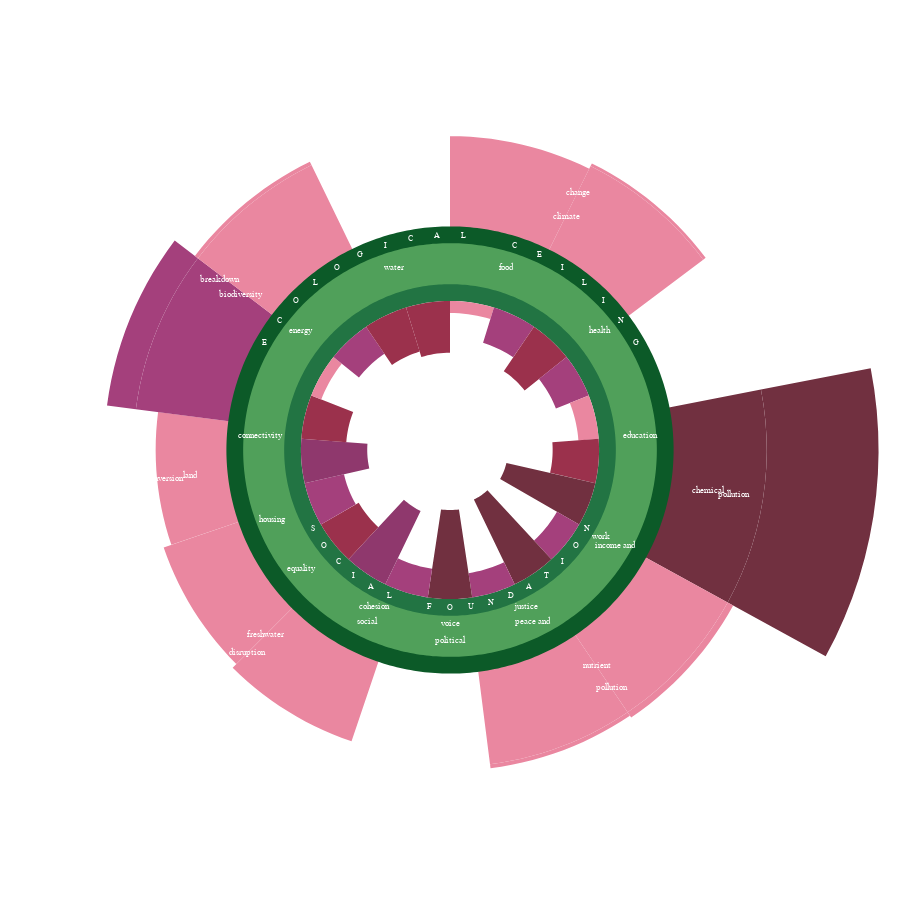

The notebook cell saved with this chart:
### Markdown cell above
Σχεδίαση της πράσινης διαχωριστικής ζώνης μεταξύ οικολογικών κοινωνικών, στο εσωτερικό της οποίας θα αναγράφονται τα dimensions των κοινωνικών δεικτών.

### Code cell
# GREEN ZONE
thetas_ring = np.linspace(0, 360, 400)
theta_ring  = np.concatenate([thetas_ring, thetas_ring[::-1]])

r_outer_fill = np.full_like(thetas_ring, r_out_social_ring - 0.02)
r_inner_fill = np.full_like(thetas_ring, r_in_social_ring + 0.02)
r_vals_fill  = np.concatenate([r_outer_fill, r_inner_fill[::-1]])
fig.add_trace(go.Scatterpolar(
    r=r_vals_fill, theta=theta_ring, mode="lines",
    fill="toself",
    fillcolor="rgba(80,160,90,1)",
    line=dict(width=0),
    hoverinfo="skip"
))

r_outer = np.full_like(thetas_ring, r_out_social_ring)
r_inner = np.full_like(thetas_ring, r_out_social_ring - 0.18)
r_vals  = np.concatenate([r_outer, r_inner[::-1]])
fig.add_trace(go.Scatterpolar(
    r=r_vals, theta=theta_ring, mode="lines",
    fill="toself",
    fillcolor="rgba(12,90,40,1)",
    line=dict(width=0),
    hoverinfo="skip"
))

r_outer2 = np.full_like(thetas_ring, r_in_social_ring + 0.18)
r_inner2 = np.full_like(thetas_ring, r_in_social_ring)
r_vals2  = np.concatenate([r_outer2, r_inner2[::-1]])
fig.add_trace(go.Scatterpolar(
    r=r_vals2, theta=theta_ring, mode="lines",
    fill="toself",
    fillcolor="rgba(34,116,67,1)",
    line=dict(width=0),
    hoverinfo="skip"
))

# SOCIAL RING
for i in range(n_soc):
    theta1, theta2 = angles_soc[i], angles_soc[i + 1]
    thetas = np.linspace(theta1, theta2, 10)
    theta  = np.concatenate([thetas, thetas[::-1]])

    r_outer = np.full_like(thetas, r_out_arr_soc[i])
    r_inner = np.full_like(thetas, r_in_arr_soc[i])
    r_vals  = np.concatenate([r_outer, r_inner[::-1]])

    vn        = v_soc_norm[i]
    fillcolor = soc_to_color(vn)

    ind_name = soc_valid["indicator"].iloc[i]
    title    = social_titles_by_indicator.get(ind_name, ind_name)

    fig.add_trace(go.Scatterpolar(
        r=r_vals,
        theta=theta,
        mode="lines",
        fill="toself",
        fillcolor=fillcolor,
        line=dict(width=0),
        hoverinfo="text",
        text=(
            f"{title}: {soc_valid['last_value'].iloc[i]:.2f}<br>"
        )
    ))

# DIMENSIONS
dim_angles = {}
for i in range(n_soc):
    dim = soc_valid["dimension"].iloc[i]
    theta1, theta2 = angles_soc[i], angles_soc[i + 1]
    mid = (theta1 + theta2) / 2.0
    dim_angles.setdefault(dim, []).append(mid)

for dim, mids in dim_angles.items():
    theta_mid = np.mean(mids)

    words = dim.split()
    if len(words) > 2:
        words = [" ".join(words[:-1]), words[-1]]

    r_base = (r_in_social_ring + r_out_social_ring) / 2 + 0.05
    line_offsets = [0.0, -0.18]

    for j, w in enumerate(words):
        r_here = r_base + (line_offsets[j] if j < len(line_offsets) else 0)

        fig.add_trace(go.Scatterpolar(
            r=[r_here],
            theta=[theta_mid],
            mode="text",
            text=[w],
            textfont=dict(color="white", size=9, family="Times New Roman"),
            hoverinfo="skip"
        ))

# green rings
text_sf = "SOCIAL FOUNDATION"
n_sf = len(text_sf)
angles_sf = np.linspace(210, 330, n_sf)
r_text_sf = (r_out_social_ring + r_in_social_ring) / 2 - 0.3

fig.add_trace(go.Scatterpolar(
    r=[r_text_sf] * n_sf,
    theta=angles_sf,
    mode="text",
    text=list(text_sf),
    line=dict(width=0),
    textfont=dict(color="white", size=8, family="Times New Roman"),
    hoverinfo="skip"
))

text_ec = "ECOLOGICAL CEILING"
n_ec = len(text_ec)
angles_ec = np.linspace(150, 30, n_ec)
r_text_ec = r_in_eco + 0.20

fig.add_trace(go.Scatterpolar(
    r=[r_text_ec] * n_ec,
    theta=angles_ec,
    mode="text",
    text=list(text_ec),
    line=dict(width=0),
    textfont=dict(color="white", size=8, family="Times New Roman"),
    hoverinfo="skip"
))

# FIG LAYOUT
fig.update_layout(
    width=900,   # ή 1000
    height=900,
    hoverlabel=dict(
        bgcolor="white",
        font_color="black",
        bordercolor="black"
    ),
    showlegend=False,
    paper_bgcolor="white",
    plot_bgcolor="white",
    polar=dict(
        bgcolor="white",
        radialaxis=dict(visible=False, showline=False, showgrid=False,
                        range=[0, r_max_extra * 1.05]),
        angularaxis=dict(
            visible=False,
            showline=False,
            showgrid=False
        )
    ),
    margin=dict(l=0, r=0, t=0, b=0)
)

fig.show()

### Figure 1 — Plotly figure (JSON) as saved in the notebook; plotly's stock layout.template omitted (floating-point values rounded to 4 significant figures; data arrays with more than 128 entries replaced by an {"elided": "..."} marker saying what was removed)
{"data": [{"fill": "toself", "fillcolor": "#ea87a0", "hoverinfo": "text", "line": {"width": 0}, "mode": "lines", "r": [3.368, 3.368, 3.368, 3.368, 3.368, 3.368, 3.368, 3.368, 3.368, 3.368, 3.368, 3.368, 3.368, 3.368, 3.368, 2.1, 2.1, 2.1, 2.1, 2.1, 2.1, 2.1, 2.1, 2.1, 2.1, 2.1, 2.1, 2.1, 2.1, 2.1], "text": "CO₂ concentration: 0.94%", "theta": [90.0, 88.12, 86.24, 84.36, 82.47, 80.59, 78.71, 76.83, 74.95, 73.07, 71.19, 69.3, 67.42, 65.54, 63.66, 63.66, 65.54, 67.42, 69.3, 71.19, 73.07, 74.95, 76.83, 78.71, 80.59, 82.47, 84.36, 86.24, 88.12, 90.0], "type": "scatterpolar"}, {"fill": "toself", "fillcolor": "#ea87a0", "hoverinfo": "text", "line": {"width": 0}, "mode": "lines", "r": [3.4, 3.4, 3.4, 3.4, 3.4, 3.4, 3.4, 3.4, 3.4, 3.4, 3.4, 3.4, 3.4, 3.4, 3.4, 2.1, 2.1, 2.1, 2.1, 2.1, 2.1, 2.1, 2.1, 2.1, 2.1, 2.1, 2.1, 2.1, 2.1, 2.1], "text": "Radiative forcing: 1.83%", "theta": [63.66, 61.75, 59.84, 57.93, 56.02, 54.12, 52.21, 50.3, 48.39, 46.48, 44.57, 42.66, 40.75, 38.84, 36.93, 36.93, 38.84, 40.75, 42.66, 44.57, 46.48, 48.39, 50.3, 52.21, 54.12, 56.02, 57.93, 59.84, 61.75, 63.66], "type": "scatterpolar"}, {"fill": "toself", "fillcolor": "#ea87a0", "hoverinfo": "skip", "line": {"width": 0}, "mode": "lines", "r": [3.432, 3.432, 3.432, 3.432, 3.432, 3.432, 3.432, 3.432, 3.432, 3.432, 3.432, 3.432, 3.432, 3.432, 3.432, 3.4, 3.4, 3.4, 3.4, 3.4, 3.4, 3.4, 3.4, 3.4, 3.4, 3.4, 3.4, 3.4, 3.4, 3.4], "theta": [63.66, 61.75, 59.84, 57.93, 56.02, 54.12, 52.21, 50.3, 48.39, 46.48, 44.57, 42.66, 40.75, 38.84, 36.93, 36.93, 38.84, 40.75, 42.66, 44.57, 46.48, 48.39, 50.3, 52.21, 54.12, 56.02, 57.93, 59.84, 61.75, 63.66], "type": "scatterpolar"}, {"fill": "toself", "fillcolor": "#f4a0b7", "hoverinfo": "text", "line": {"width": 0}, "mode": "lines", "r": [2.1, 2.1, 2.1, 2.1, 2.1, 2.1, 2.1, 2.1, 2.1, 2.1, 2.1, 2.1, 2.1, 2.1, 2.1, 2.1, 2.1, 2.1, 2.1, 2.1, 2.1, 2.1, 2.1, 2.1, 2.1, 2.1, 2.1, 2.1, 2.1, 2.1], "text": "Ocean acidification: -0.06%", "theta": [36.93, 35.08, 33.23, 31.38, 29.52, 27.67, 25.82, 23.97, 22.12, 20.26, 18.41, 16.56, 14.71, 12.86, 11.0, 11.0, 12.86, 14.71, 16.56, 18.41, 20.26, 22.12, 23.97, 25.82, 27.67, 29.52, 31.38, 33.23, 35.08, 36.93], "type": "scatterpolar"}, {"fill": "toself", "fillcolor": "#713040", "hoverinfo": "text", "line": {"width": 0}, "mode": "lines", "r": [3.4, 3.4, 3.4, 3.4, 3.4, 3.4, 3.4, 3.4, 3.4, 3.4, 3.4, 3.4, 3.4, 3.4, 3.4, 2.1, 2.1, 2.1, 2.1, 2.1, 2.1, 2.1, 2.1, 2.1, 2.1, 2.1, 2.1, 2.1, 2.1, 2.1], "text": "Hazardous chemicals production: 31.74%", "theta": [11.0, 8.163, 5.322, 2.481, -0.3599, -3.201, -6.042, -8.883, -11.72, -14.57, -17.41, -20.25, -23.09, -25.93, -28.77, -28.77, -25.93, -23.09, -20.25, -17.41, -14.57, -11.72, -8.883, -6.042, -3.201, -0.3599, 2.481, 5.322, 8.163, 11.0], "type": "scatterpolar"}, {"fill": "toself", "fillcolor": "#713040", "hoverinfo": "skip", "line": {"width": 0}, "mode": "lines", "r": [4.6, 4.6, 4.6, 4.6, 4.6, 4.6, 4.6, 4.6, 4.6, 4.6, 4.6, 4.6, 4.6, 4.6, 4.6, 3.4, 3.4, 3.4, 3.4, 3.4, 3.4, 3.4, 3.4, 3.4, 3.4, 3.4, 3.4, 3.4, 3.4, 3.4], "theta": [11.0, 8.163, 5.322, 2.481, -0.3599, -3.201, -6.042, -8.883, -11.72, -14.57, -17.41, -20.25, -23.09, -25.93, -28.77, -28.77, -25.93, -23.09, -20.25, -17.41, -14.57, -11.72, -8.883, -6.042, -3.201, -0.3599, 2.481, 5.322, 8.163, 11.0], "type": "scatterpolar"}, {"fill": "toself", "fillcolor": "#ea87a0", "hoverinfo": "text", "line": {"width": 0}, "mode": "lines", "r": [3.4, 3.4, 3.4, 3.4, 3.4, 3.4, 3.4, 3.4, 3.4, 3.4, 3.4, 3.4, 3.4, 3.4, 3.4, 2.1, 2.1, 2.1, 2.1, 2.1, 2.1, 2.1, 2.1, 2.1, 2.1, 2.1, 2.1, 2.1, 2.1, 2.1], "text": "Phosphorus pollution: 2.73%", "theta": [-28.77, -30.71, -32.64, -34.58, -36.52, -38.46, -40.39, -42.33, -44.27, -46.2, -48.14, -50.08, -52.02, -53.95, -55.89, -55.89, -53.95, -52.02, -50.08, -48.14, -46.2, -44.27, -42.33, -40.39, -38.46, -36.52, -34.58, -32.64, -30.71, -28.77], "type": "scatterpolar"}, {"fill": "toself", "fillcolor": "#ea87a0", "hoverinfo": "skip", "line": {"width": 0}, "mode": "lines", "r": [3.468, 3.468, 3.468, 3.468, 3.468, 3.468, 3.468, 3.468, 3.468, 3.468, 3.468, 3.468, 3.468, 3.468, 3.468, 3.4, 3.4, 3.4, 3.4, 3.4, 3.4, 3.4, 3.4, 3.4, 3.4, 3.4, 3.4, 3.4, 3.4, 3.4], "theta": [-28.77, -30.71, -32.64, -34.58, -36.52, -38.46, -40.39, -42.33, -44.27, -46.2, -48.14, -50.08, -52.02, -53.95, -55.89, -55.89, -53.95, -52.02, -50.08, -48.14, -46.2, -44.27, -42.33, -40.39, -38.46, -36.52, -34.58, -32.64, -30.71, -28.77], "type": "scatterpolar"}, {"fill": "toself", "fillcolor": "#ea87a0", "hoverinfo": "text", "line": {"width": 0}, "mode": "lines", "r": [3.4, 3.4, 3.4, 3.4, 3.4, 3.4, 3.4, 3.4, 3.4, 3.4, 3.4, 3.4, 3.4, 3.4, 3.4, 2.1, 2.1, 2.1, 2.1, 2.1, 2.1, 2.1, 2.1, 2.1, 2.1, 2.1, 2.1, 2.1, 2.1, 2.1], "text": "Nitrogen pollution: 2.12%", "theta": [-55.89, -57.81, -59.73, -61.64, -63.56, -65.48, -67.4, -69.32, -71.23, -73.15, -75.07, -76.99, -78.91, -80.82, -82.74, -82.74, -80.82, -78.91, -76.99, -75.07, -73.15, -71.23, -69.32, -67.4, -65.48, -63.56, -61.64, -59.73, -57.81, -55.89], "type": "scatterpolar"}, {"fill": "toself", "fillcolor": "#ea87a0", "hoverinfo": "skip", "line": {"width": 0}, "mode": "lines", "r": [3.444, 3.444, 3.444, 3.444, 3.444, 3.444, 3.444, 3.444, 3.444, 3.444, 3.444, 3.444, 3.444, 3.444, 3.444, 3.4, 3.4, 3.4, 3.4, 3.4, 3.4, 3.4, 3.4, 3.4, 3.4, 3.4, 3.4, 3.4, 3.4, 3.4], "theta": [-55.89, -57.81, -59.73, -61.64, -63.56, -65.48, -67.4, -69.32, -71.23, -73.15, -75.07, -76.99, -78.91, -80.82, -82.74, -82.74, -80.82, -78.91, -76.99, -75.07, -73.15, -71.23, -69.32, -67.4, -65.48, -63.56, -61.64, -59.73, -57.81, -55.89], "type": "scatterpolar"}, {"fill": "toself", "fillcolor": "#f4a0b7", "hoverinfo": "text", "line": {"width": 0}, "mode": "lines", "r": [2.1, 2.1, 2.1, 2.1, 2.1, 2.1, 2.1, 2.1, 2.1, 2.1, 2.1, 2.1, 2.1, 2.1, 2.1, 2.1, 2.1, 2.1, 2.1, 2.1, 2.1, 2.1, 2.1, 2.1, 2.1, 2.1, 2.1, 2.1, 2.1, 2.1], "text": "Air pollution: -0.29%", "theta": [-82.74, -84.59, -86.45, -88.3, -90.15, -92.0, -93.85, -95.71, -97.56, -99.41, -101.3, -103.1, -105.0, -106.8, -108.7, -108.7, -106.8, -105.0, -103.1, -101.3, -99.41, -97.56, -95.71, -93.85, -92.0, -90.15, -88.3, -86.45, -84.59, -82.74], "type": "scatterpolar"}, {"fill": "toself", "fillcolor": "#ea87a0", "hoverinfo": "text", "line": {"width": 0}, "mode": "lines", "r": [3.301, 3.301, 3.301, 3.301, 3.301, 3.301, 3.301, 3.301, 3.301, 3.301, 3.301, 3.301, 3.301, 3.301, 3.301, 2.1, 2.1, 2.1, 2.1, 2.1, 2.1, 2.1, 2.1, 2.1, 2.1, 2.1, 2.1, 2.1, 2.1, 2.1], "text": "Blue water flows: 0.82%", "theta": [-108.7, -110.5, -112.4, -114.3, -116.2, -118.1, -119.9, -121.8, -123.7, -125.6, -127.4, -129.3, -131.2, -133.1, -135.0, -135.0, -133.1, -131.2, -129.3, -127.4, -125.6, -123.7, -121.8, -119.9, -118.1, -116.2, -114.3, -112.4, -110.5, -108.7], "type": "scatterpolar"}, {"fill": "toself", "fillcolor": "#ea87a0", "hoverinfo": "text", "line": {"width": 0}, "mode": "lines", "r": [3.246, 3.246, 3.246, 3.246, 3.246, 3.246, 3.246, 3.246, 3.246, 3.246, 3.246, 3.246, 3.246, 3.246, 3.246, 2.1, 2.1, 2.1, 2.1, 2.1, 2.1, 2.1, 2.1, 2.1, 2.1, 2.1, 2.1, 2.1, 2.1, 2.1], "text": "Soil moisture: 0.73%", "theta": [-135.0, -136.8, -138.7, -140.6, -142.5, -144.3, -146.2, -148.1, -150.0, -151.8, -153.7, -155.6, -157.5, -159.3, -161.2, -161.2, -159.3, -157.5, -155.6, -153.7, -151.8, -150.0, -148.1, -146.2, -144.3, -142.5, -140.6, -138.7, -136.8, -135.0], "type": "scatterpolar"}, {"fill": "toself", "fillcolor": "#ea87a0", "hoverinfo": "text", "line": {"width": 0}, "mode": "lines", "r": [3.159, 3.159, 3.159, 3.159, 3.159, 3.159, 3.159, 3.159, 3.159, 3.159, 3.159, 3.159, 3.159, 3.159, 3.159, 2.1, 2.1, 2.1, 2.1, 2.1, 2.1, 2.1, 2.1, 2.1, 2.1, 2.1, 2.1, 2.1, 2.1, 2.1], "text": "Forest area: 0.61%", "theta": [-161.2, -163.1, -164.9, -166.8, -168.7, -170.6, -172.4, -174.3, -176.2, -178.0, -179.9, -181.8, -183.7, -185.5, -187.4, -187.4, -185.5, -183.7, -181.8, -179.9, -178.0, -176.2, -174.3, -172.4, -170.6, -168.7, -166.8, -164.9, -163.1, -161.2], "type": "scatterpolar"}, {"fill": "toself", "fillcolor": "#a4407c", "hoverinfo": "text", "line": {"width": 0}, "mode": "lines", "r": [3.4, 3.4, 3.4, 3.4, 3.4, 3.4, 3.4, 3.4, 3.4, 3.4, 3.4, 3.4, 3.4, 3.4, 3.4, 2.1, 2.1, 2.1, 2.1, 2.1, 2.1, 2.1, 2.1, 2.1, 2.1, 2.1, 2.1, 2.1, 2.1, 2.1], "text": "Species extinctions: 9.00%", "theta": [-187.4, -189.5, -191.7, -193.8, -195.9, -198.1, -200.2, -202.3, -204.5, -206.6, -208.7, -210.9, -213.0, -215.1, -217.3, -217.3, -215.1, -213.0, -210.9, -208.7, -206.6, -204.5, -202.3, -200.2, -198.1, -195.9, -193.8, -191.7, -189.5, -187.4], "type": "scatterpolar"}, {"fill": "toself", "fillcolor": "#a4407c", "hoverinfo": "skip", "line": {"width": 0}, "mode": "lines", "r": [3.712, 3.712, 3.712, 3.712, 3.712, 3.712, 3.712, 3.712, 3.712, 3.712, 3.712, 3.712, 3.712, 3.712, 3.712, 3.4, 3.4, 3.4, 3.4, 3.4, 3.4, 3.4, 3.4, 3.4, 3.4, 3.4, 3.4, 3.4, 3.4, 3.4], "theta": [-187.4, -189.5, -191.7, -193.8, -195.9, -198.1, -200.2, -202.3, -204.5, -206.6, -208.7, -210.9, -213.0, -215.1, -217.3, -217.3, -215.1, -213.0, -210.9, -208.7, -206.6, -204.5, -202.3, -200.2, -198.1, -195.9, -193.8, -191.7, -189.5, -187.4], "type": "scatterpolar"}, {"fill": "toself", "fillcolor": "#ea87a0", "hoverinfo": "text", "line": {"width": 0}, "mode": "lines", "r": [3.4, 3.4, 3.4, 3.4, 3.4, 3.4, 3.4, 3.4, 3.4, 3.4, 3.4, 3.4, 3.4, 3.4, 3.4, 2.1, 2.1, 2.1, 2.1, 2.1, 2.1, 2.1, 2.1, 2.1, 2.1, 2.1, 2.1, 2.1, 2.1, 2.1], "text": "Human appropriation of NPP: 2.03%", "theta": [-217.3, -219.2, -221.1, -223.0, -224.9, -226.8, -228.7, -230.7, -232.6, -234.5, -236.4, -238.3, -240.2, -242.2, -244.1, -244.1, -242.2, -240.2, -238.3, -236.4, -234.5, -232.6, -230.7, -228.7, -226.8, -224.9, -223.0, -221.1, -219.2, -217.3], "type": "scatterpolar"}, {"fill": "toself", "fillcolor": "#ea87a0", "hoverinfo": "skip", "line": {"width": 0}, "mode": "lines", "r": [3.44, 3.44, 3.44, 3.44, 3.44, 3.44, 3.44, 3.44, 3.44, 3.44, 3.44, 3.44, 3.44, 3.44, 3.44, 3.4, 3.4, 3.4, 3.4, 3.4, 3.4, 3.4, 3.4, 3.4, 3.4, 3.4, 3.4, 3.4, 3.4, 3.4], "theta": [-217.3, -219.2, -221.1, -223.0, -224.9, -226.8, -228.7, -230.7, -232.6, -234.5, -236.4, -238.3, -240.2, -242.2, -244.1, -244.1, -242.2, -240.2, -238.3, -236.4, -234.5, -232.6, -230.7, -228.7, -226.8, -224.9, -223.0, -221.1, -219.2, -217.3], "type": "scatterpolar"}, {"fill": "toself", "fillcolor": "#f4a0b7", "hoverinfo": "text", "line": {"width": 0}, "mode": "lines", "r": [2.1, 2.1, 2.1, 2.1, 2.1, 2.1, 2.1, 2.1, 2.1, 2.1, 2.1, 2.1, 2.1, 2.1, 2.1, 2.1, 2.1, 2.1, 2.1, 2.1, 2.1, 2.1, 2.1, 2.1, 2.1, 2.1, 2.1, 2.1, 2.1, 2.1], "text": "Ozone depletion: -0.53%", "theta": [-244.1, -245.9, -247.8, -249.6, -251.5, -253.3, -255.2, -257.0, -258.9, -260.7, -262.6, -264.4, -266.3, -268.1, -270.0, -270.0, -268.1, -266.3, -264.4, -262.6, -260.7, -258.9, -257.0, -255.2, -253.3, -251.5, -249.6, -247.8, -245.9, -244.1], "type": "scatterpolar"}, {"hoverinfo": "skip", "mode": "text", "r": [2.8], "text": ["climate"], "textfont": {"color": "white", "family": "Times New Roman", "size": 9}, "theta": [63.56], "type": "scatterpolar"}, {"hoverinfo": "skip", "mode": "text", "r": [3.08], "text": ["change"], "textfont": {"color": "white", "family": "Times New Roman", "size": 9}, "theta": [63.56], "type": "scatterpolar"}, {"hoverinfo": "skip", "mode": "text", "r": [2.8], "text": ["ocean"], "textfont": {"color": "white", "family": "Times New Roman", "size": 9}, "theta": [23.97], "type": "scatterpolar"}, {"hoverinfo": "skip", "mode": "text", "r": [3.08], "text": ["acidification"], "textfont": {"color": "white", "family": "Times New Roman", "size": 9}, "theta": [23.97], "type": "scatterpolar"}, {"hoverinfo": "skip", "mode": "text", "r": [2.8], "text": ["chemical"], "textfont": {"color": "white", "family": "Times New Roman", "size": 9}, "theta": [-8.883], "type": "scatterpolar"}, {"hoverinfo": "skip", "mode": "text", "r": [3.08], "text": ["pollution"], "textfont": {"color": "white", "family": "Times New Roman", "size": 9}, "theta": [-8.883], "type": "scatterpolar"}, {"hoverinfo": "skip", "mode": "text", "r": [2.8], "text": ["nutrient"], "textfont": {"color": "white", "family": "Times New Roman", "size": 9}, "theta": [-55.82], "type": "scatterpolar"}, {"hoverinfo": "skip", "mode": "text", "r": [3.08], "text": ["pollution"], "textfont": {"color": "white", "family": "Times New Roman", "size": 9}, "theta": [-55.82], "type": "scatterpolar"}, {"hoverinfo": "skip", "mode": "text", "r": [2.8], "text": ["air"], "textfont": {"color": "white", "family": "Times New Roman", "size": 9}, "theta": [-95.71], "type": "scatterpolar"}, {"hoverinfo": "skip", "mode": "text", "r": [3.08], "text": ["pollution"], "textfont": {"color": "white", "family": "Times New Roman", "size": 9}, "theta": [-95.71], "type": "scatterpolar"}, {"hoverinfo": "skip", "mode": "text", "r": [2.8], "text": ["freshwater"], "textfont": {"color": "white", "family": "Times New Roman", "size": 9}, "theta": [-134.9], "type": "scatterpolar"}, {"hoverinfo": "skip", "mode": "text", "r": [3.08], "text": ["disruption"], "textfont": {"color": "white", "family": "Times New Roman", "size": 9}, "theta": [-134.9], "type": "scatterpolar"}, {"hoverinfo": "skip", "mode": "text", "r": [2.8], "text": ["land"], "textfont": {"color": "white", "family": "Times New Roman", "size": 9}, "theta": [-174.3], "type": "scatterpolar"}, {"hoverinfo": "skip", "mode": "text", "r": [3.08], "text": ["conversion"], "textfont": {"color": "white", "family": "Times New Roman", "size": 9}, "theta": [-174.3], "type": "scatterpolar"}, {"hoverinfo": "skip", "mode": "text", "r": [2.8], "text": ["biodiversity"], "textfont": {"color": "white", "family": "Times New Roman", "size": 9}, "theta": [-216.5], "type": "scatterpolar"}, {"hoverinfo": "skip", "mode": "text", "r": [3.08], "text": ["breakdown"], "textfont": {"color": "white", "family": "Times New Roman", "size": 9}, "theta": [-216.5], "type": "scatterpolar"}, {"hoverinfo": "skip", "mode": "text", "r": [2.8], "text": ["ozone"], "textfont": {"color": "white", "family": "Times New Roman", "size": 9}, "theta": [-257.0], "type": "scatterpolar"}, {"hoverinfo": "skip", "mode": "text", "r": [3.08], "text": ["depletion"], "textfont": {"color": "white", "family": "Times New Roman", "size": 9}, "theta": [-257.0], "type": "scatterpolar"}, {"fill": "toself", "fillcolor": "rgba(80,160,90,1)", "hoverinfo": "skip", "line": {"width": 0}, "mode": "lines", "r": {"elided": "800 float values"}, "theta": {"elided": "800 float values"}, "type": "scatterpolar"}, {"fill": "toself", "fillcolor": "rgba(12,90,40,1)", "hoverinfo": "skip", "line": {"width": 0}, "mode": "lines", "r": {"elided": "800 float values"}, "theta": {"elided": "800 float values"}, "type": "scatterpolar"}, {"fill": "toself", "fillcolor": "rgba(34,116,67,1)", "hoverinfo": "skip", "line": {"width": 0}, "mode": "lines", "r": {"elided": "800 float values"}, "theta": {"elided": "800 float values"}, "type": "scatterpolar"}, {"fill": "toself", "fillcolor": "#ea87a0", "hoverinfo": "text", "line": {"width": 0}, "mode": "lines", "r": [1.6, 1.6, 1.6, 1.6, 1.6, 1.6, 1.6, 1.6, 1.6, 1.6, 1.47, 1.47, 1.47, 1.47, 1.47, 1.47, 1.47, 1.47, 1.47, 1.47], "text": "Undernourishment: 9.62<br>", "theta": [90.0, 88.1, 86.19, 84.29, 82.38, 80.48, 78.57, 76.67, 74.76, 72.86, 72.86, 74.76, 76.67, 78.57, 80.48, 82.38, 84.29, 86.19, 88.1, 90.0], "type": "scatterpolar"}, {"fill": "toself", "fillcolor": "#a4407c", "hoverinfo": "text", "line": {"width": 0}, "mode": "lines", "r": [1.6, 1.6, 1.6, 1.6, 1.6, 1.6, 1.6, 1.6, 1.6, 1.6, 1.204, 1.204, 1.204, 1.204, 1.204, 1.204, 1.204, 1.204, 1.204, 1.204], "text": "Food insecurity: 29.36<br>", "theta": [72.86, 70.95, 69.05, 67.14, 65.24, 63.33, 61.43, 59.52, 57.62, 55.71, 55.71, 57.62, 59.52, 61.43, 63.33, 65.24, 67.14, 69.05, 70.95, 72.86], "type": "scatterpolar"}, {"fill": "toself", "fillcolor": "#9b314c", "hoverinfo": "text", "line": {"width": 0}, "mode": "lines", "r": [1.6, 1.6, 1.6, 1.6, 1.6, 1.6, 1.6, 1.6, 1.6, 1.6, 1.025, 1.025, 1.025, 1.025, 1.025, 1.025, 1.025, 1.025, 1.025, 1.025], "text": "Child mortality: 42.62<br>", "theta": [55.71, 53.81, 51.9, 50.0, 48.1, 46.19, 44.29, 42.38, 40.48, 38.57, 38.57, 40.48, 42.38, 44.29, 46.19, 48.1, 50.0, 51.9, 53.81, 55.71], "type": "scatterpolar"}, {"fill": "toself", "fillcolor": "#a4407c", "hoverinfo": "text", "line": {"width": 0}, "mode": "lines", "r": [1.6, 1.6, 1.6, 1.6, 1.6, 1.6, 1.6, 1.6, 1.6, 1.6, 1.221, 1.221, 1.221, 1.221, 1.221, 1.221, 1.221, 1.221, 1.221, 1.221], "text": "Lack of health services: 28.07<br>", "theta": [38.57, 36.67, 34.76, 32.86, 30.95, 29.05, 27.14, 25.24, 23.33, 21.43, 21.43, 23.33, 25.24, 27.14, 29.05, 30.95, 32.86, 34.76, 36.67, 38.57], "type": "scatterpolar"}, {"fill": "toself", "fillcolor": "#ea87a0", "hoverinfo": "text", "line": {"width": 0}, "mode": "lines", "r": [1.6, 1.6, 1.6, 1.6, 1.6, 1.6, 1.6, 1.6, 1.6, 1.6, 1.382, 1.382, 1.382, 1.382, 1.382, 1.382, 1.382, 1.382, 1.382, 1.382], "text": "Illiteracy: 16.15<br>", "theta": [21.43, 19.52, 17.62, 15.71, 13.81, 11.9, 10.0, 8.095, 6.19, 4.286, 4.286, 6.19, 8.095, 10.0, 11.9, 13.81, 15.71, 17.62, 19.52, 21.43], "type": "scatterpolar"}, {"fill": "toself", "fillcolor": "#9b314c", "hoverinfo": "text", "line": {"width": 0}, "mode": "lines", "r": [1.6, 1.6, 1.6, 1.6, 1.6, 1.6, 1.6, 1.6, 1.6, 1.6, 1.102, 1.102, 1.102, 1.102, 1.102, 1.102, 1.102, 1.102, 1.102, 1.102], "text": "Incomplete secondary school: 36.91<br>", "theta": [4.286, 2.381, 0.4762, -1.429, -3.333, -5.238, -7.143, -9.048, -10.95, -12.86, -12.86, -10.95, -9.048, -7.143, -5.238, -3.333, -1.429, 0.4762, 2.381, 4.286], "type": "scatterpolar"}, {"fill": "toself", "fillcolor": "#713040", "hoverinfo": "text", "line": {"width": 0}, "mode": "lines", "r": [1.6, 1.6, 1.6, 1.6, 1.6, 1.6, 1.6, 1.6, 1.6, 1.6, 0.6211, 0.6211, 0.6211, 0.6211, 0.6211, 0.6211, 0.6211, 0.6211, 0.6211, 0.6211], "text": "Societal poverty: 72.51<br>", "theta": [-12.86, -14.76, -16.67, -18.57, -20.48, -22.38, -24.29, -26.19, -28.1, -30.0, -30.0, -28.1, -26.19, -24.29, -22.38, -20.48, -18.57, -16.67, -14.76, -12.86], "type": "scatterpolar"}, {"fill": "toself", "fillcolor": "#a4407c", "hoverinfo": "text", "line": {"width": 0}, "mode": "lines", "r": [1.6, 1.6, 1.6, 1.6, 1.6, 1.6, 1.6, 1.6, 1.6, 1.6, 1.326, 1.326, 1.326, 1.326, 1.326, 1.326, 1.326, 1.326, 1.326, 1.326], "text": "Youth unemployment: 20.31<br>", "theta": [-30.0, -31.9, -33.81, -35.71, -37.62, -39.52, -41.43, -43.33, -45.24, -47.14, -47.14, -45.24, -43.33, -41.43, -39.52, -37.62, -35.71, -33.81, -31.9, -30.0], "type": "scatterpolar"}, {"fill": "toself", "fillcolor": "#713040", "hoverinfo": "text", "line": {"width": 0}, "mode": "lines", "r": [1.6, 1.6, 1.6, 1.6, 1.6, 1.6, 1.6, 1.6, 1.6, 1.6, 0.5905, 0.5905, 0.5905, 0.5905, 0.5905, 0.5905, 0.5905, 0.5905, 0.5905, 0.5905], "text": "Perceptions of corruption: 74.78<br>", "theta": [-47.14, -49.05, -50.95, -52.86, -54.76, -56.67, -58.57, -60.48, -62.38, -64.29, -64.29, -62.38, -60.48, -58.57, -56.67, -54.76, -52.86, -50.95, -49.05, -47.14], "type": "scatterpolar"}, {"fill": "toself", "fillcolor": "#a4407c", "hoverinfo": "text", "line": {"width": 0}, "mode": "lines", "r": [1.6, 1.6, 1.6, 1.6, 1.6, 1.6, 1.6, 1.6, 1.6, 1.6, 1.336, 1.336, 1.336, 1.336, 1.336, 1.336, 1.336, 1.336, 1.336, 1.336], "text": "Homicides: 19.52<br>", "theta": [-64.29, -66.19, -68.1, -70.0, -71.9, -73.81, -75.71, -77.62, -79.52, -81.43, -81.43, -79.52, -77.62, -75.71, -73.81, -71.9, -70.0, -68.1, -66.19, -64.29], "type": "scatterpolar"}, {"fill": "toself", "fillcolor": "#713040", "hoverinfo": "text", "line": {"width": 0}, "mode": "lines", "r": [1.6, 1.6, 1.6, 1.6, 1.6, 1.6, 1.6, 1.6, 1.6, 1.6, 0.6447, 0.6447, 0.6447, 0.6447, 0.6447, 0.6447, 0.6447, 0.6447, 0.6447, 0.6447], "text": "Autocratic regimes: 70.76<br>", "theta": [-81.43, -83.33, -85.24, -87.14, -89.05, -90.95, -92.86, -94.76, -96.67, -98.57, -98.57, -96.67, -94.76, -92.86, -90.95, -89.05, -87.14, -85.24, -83.33, -81.43], "type": "scatterpolar"}, {"fill": "toself", "fillcolor": "#a4407c", "hoverinfo": "text", "line": {"width": 0}, "mode": "lines", "r": [1.6, 1.6, 1.6, 1.6, 1.6, 1.6, 1.6, 1.6, 1.6, 1.6, 1.289, 1.289, 1.289, 1.289, 1.289, 1.289, 1.289, 1.289, 1.289, 1.289], "text": "Lack of social support: 23.01<br>", "theta": [-98.57, -100.5, -102.4, -104.3, -106.2, -108.1, -110.0, -111.9, -113.8, -115.7, -115.7, -113.8, -111.9, -110.0, -108.1, -106.2, -104.3, -102.4, -100.5, -98.57], "type": "scatterpolar"}, {"fill": "toself", "fillcolor": "#8f386d", "hoverinfo": "text", "line": {"width": 0}, "mode": "lines", "r": [1.6, 1.6, 1.6, 1.6, 1.6, 1.6, 1.6, 1.6, 1.6, 1.6, 0.727, 0.727, 0.727, 0.727, 0.727, 0.727, 0.727, 0.727, 0.727, 0.727], "text": "Income inequality: 64.67<br>", "theta": [-115.7, -117.6, -119.5, -121.4, -123.3, -125.2, -127.1, -129.0, -131.0, -132.9, -132.9, -131.0, -129.0, -127.1, -125.2, -123.3, -121.4, -119.5, -117.6, -115.7], "type": "scatterpolar"}, {"fill": "toself", "fillcolor": "#9b314c", "hoverinfo": "text", "line": {"width": 0}, "mode": "lines", "r": [1.6, 1.6, 1.6, 1.6, 1.6, 1.6, 1.6, 1.6, 1.6, 1.6, 1.131, 1.131, 1.131, 1.131, 1.131, 1.131, 1.131, 1.131, 1.131, 1.131], "text": "Gender inequality: 34.72<br>", "theta": [-132.9, -134.8, -136.7, -138.6, -140.5, -142.4, -144.3, -146.2, -148.1, -150.0, -150.0, -148.1, -146.2, -144.3, -142.4, -140.5, -138.6, -136.7, -134.8, -132.9], "type": "scatterpolar"}, {"fill": "toself", "fillcolor": "#a4407c", "hoverinfo": "text", "line": {"width": 0}, "mode": "lines", "r": [1.6, 1.6, 1.6, 1.6, 1.6, 1.6, 1.6, 1.6, 1.6, 1.6, 1.167, 1.167, 1.167, 1.167, 1.167, 1.167, 1.167, 1.167, 1.167, 1.167], "text": "Inadequate housing: 32.07<br>", "theta": [-150.0, -151.9, -153.8, -155.7, -157.6, -159.5, -161.4, -163.3, -165.2, -167.1, -167.1, -165.2, -163.3, -161.4, -159.5, -157.6, -155.7, -153.8, -151.9, -150.0], "type": "scatterpolar"}, {"fill": "toself", "fillcolor": "#8f386d", "hoverinfo": "text", "line": {"width": 0}, "mode": "lines", "r": [1.6, 1.6, 1.6, 1.6, 1.6, 1.6, 1.6, 1.6, 1.6, 1.6, 0.8884, 0.8884, 0.8884, 0.8884, 0.8884, 0.8884, 0.8884, 0.8884, 0.8884, 0.8884], "text": "Lack of public transport: 52.71<br>", "theta": [-167.1, -169.0, -171.0, -172.9, -174.8, -176.7, -178.6, -180.5, -182.4, -184.3, -184.3, -182.4, -180.5, -178.6, -176.7, -174.8, -172.9, -171.0, -169.0, -167.1], "type": "scatterpolar"}, {"fill": "toself", "fillcolor": "#9b314c", "hoverinfo": "text", "line": {"width": 0}, "mode": "lines", "r": [1.6, 1.6, 1.6, 1.6, 1.6, 1.6, 1.6, 1.6, 1.6, 1.6, 1.116, 1.116, 1.116, 1.116, 1.116, 1.116, 1.116, 1.116, 1.116, 1.116], "text": "Lack of internet: 35.82<br>", "theta": [-184.3, -186.2, -188.1, -190.0, -191.9, -193.8, -195.7, -197.6, -199.5, -201.4, -201.4, -199.5, -197.6, -195.7, -193.8, -191.9, -190.0, -188.1, -186.2, -184.3], "type": "scatterpolar"}, {"fill": "toself", "fillcolor": "#ea87a0", "hoverinfo": "text", "line": {"width": 0}, "mode": "lines", "r": [1.6, 1.6, 1.6, 1.6, 1.6, 1.6, 1.6, 1.6, 1.6, 1.6, 1.485, 1.485, 1.485, 1.485, 1.485, 1.485, 1.485, 1.485, 1.485, 1.485], "text": "Lack of electricity: 8.51<br>", "theta": [-201.4, -203.3, -205.2, -207.1, -209.0, -211.0, -212.9, -214.8, -216.7, -218.6, -218.6, -216.7, -214.8, -212.9, -211.0, -209.0, -207.1, -205.2, -203.3, -201.4], "type": "scatterpolar"}, {"fill": "toself", "fillcolor": "#a4407c", "hoverinfo": "text", "line": {"width": 0}, "mode": "lines", "r": [1.6, 1.6, 1.6, 1.6, 1.6, 1.6, 1.6, 1.6, 1.6, 1.6, 1.25, 1.25, 1.25, 1.25, 1.25, 1.25, 1.25, 1.25, 1.25, 1.25], "text": "Lack of clean fuels indoors: 25.92<br>", "theta": [-218.6, -220.5, -222.4, -224.3, -226.2, -228.1, -230.0, -231.9, -233.8, -235.7, -235.7, -233.8, -231.9, -230.0, -228.1, -226.2, -224.3, -222.4, -220.5, -218.6], "type": "scatterpolar"}, {"fill": "toself", "fillcolor": "#9b314c", "hoverinfo": "text", "line": {"width": 0}, "mode": "lines", "r": [1.6, 1.6, 1.6, 1.6, 1.6, 1.6, 1.6, 1.6, 1.6, 1.6, 1.105, 1.105, 1.105, 1.105, 1.105, 1.105, 1.105, 1.105, 1.105, 1.105], "text": "Unsafe drinking water: 36.64<br>", "theta": [-235.7, -237.6, -239.5, -241.4, -243.3, -245.2, -247.1, -249.0, -251.0, -252.9, -252.9, -251.0, -249.0, -247.1, -245.2, -243.3, -241.4, -239.5, -237.6, -235.7], "type": "scatterpolar"}, {"fill": "toself", "fillcolor": "#9b314c", "hoverinfo": "text", "line": {"width": 0}, "mode": "lines", "r": [1.6, 1.6, 1.6, 1.6, 1.6, 1.6, 1.6, 1.6, 1.6, 1.6, 1.044, 1.044, 1.044, 1.044, 1.044, 1.044, 1.044, 1.044, 1.044, 1.044], "text": "Unsafe sanitation: 41.17<br>", "theta": [-252.9, -254.8, -256.7, -258.6, -260.5, -262.4, -264.3, -266.2, -268.1, -270.0, -270.0, -268.1, -266.2, -264.3, -262.4, -260.5, -258.6, -256.7, -254.8, -252.9], "type": "scatterpolar"}, {"hoverinfo": "skip", "mode": "text", "r": [2.05], "text": ["food"], "textfont": {"color": "white", "family": "Times New Roman", "size": 9}, "theta": [72.86], "type": "scatterpolar"}, {"hoverinfo": "skip", "mode": "text", "r": [2.05], "text": ["health"], "textfont": {"color": "white", "family": "Times New Roman", "size": 9}, "theta": [38.57], "type": "scatterpolar"}, {"hoverinfo": "skip", "mode": "text", "r": [2.05], "text": ["education"], "textfont": {"color": "white", "family": "Times New Roman", "size": 9}, "theta": [4.286], "type": "scatterpolar"}, {"hoverinfo": "skip", "mode": "text", "r": [2.05], "text": ["income and"], "textfont": {"color": "white", "family": "Times New Roman", "size": 9}, "theta": [-30], "type": "scatterpolar"}, {"hoverinfo": "skip", "mode": "text", "r": [1.87], "text": ["work"], "textfont": {"color": "white", "family": "Times New Roman", "size": 9}, "theta": [-30], "type": "scatterpolar"}, {"hoverinfo": "skip", "mode": "text", "r": [2.05], "text": ["peace and"], "textfont": {"color": "white", "family": "Times New Roman", "size": 9}, "theta": [-64.29], "type": "scatterpolar"}, {"hoverinfo": "skip", "mode": "text", "r": [1.87], "text": ["justice"], "textfont": {"color": "white", "family": "Times New Roman", "size": 9}, "theta": [-64.29], "type": "scatterpolar"}, {"hoverinfo": "skip", "mode": "text", "r": [2.05], "text": ["political"], "textfont": {"color": "white", "family": "Times New Roman", "size": 9}, "theta": [-90.0], "type": "scatterpolar"}, {"hoverinfo": "skip", "mode": "text", "r": [1.87], "text": ["voice"], "textfont": {"color": "white", "family": "Times New Roman", "size": 9}, "theta": [-90.0], "type": "scatterpolar"}, {"hoverinfo": "skip", "mode": "text", "r": [2.05], "text": ["social"], "textfont": {"color": "white", "family": "Times New Roman", "size": 9}, "theta": [-115.7], "type": "scatterpolar"}, {"hoverinfo": "skip", "mode": "text", "r": [1.87], "text": ["cohesion"], "textfont": {"color": "white", "family": "Times New Roman", "size": 9}, "theta": [-115.7], "type": "scatterpolar"}, {"hoverinfo": "skip", "mode": "text", "r": [2.05], "text": ["equality"], "textfont": {"color": "white", "family": "Times New Roman", "size": 9}, "theta": [-141.4], "type": "scatterpolar"}, {"hoverinfo": "skip", "mode": "text", "r": [2.05], "text": ["housing"], "textfont": {"color": "white", "family": "Times New Roman", "size": 9}, "theta": [-158.6], "type": "scatterpolar"}, {"hoverinfo": "skip", "mode": "text", "r": [2.05], "text": ["connectivity"], "textfont": {"color": "white", "family": "Times New Roman", "size": 9}, "theta": [-184.3], "type": "scatterpolar"}, {"hoverinfo": "skip", "mode": "text", "r": [2.05], "text": ["energy"], "textfont": {"color": "white", "family": "Times New Roman", "size": 9}, "theta": [-218.6], "type": "scatterpolar"}, {"hoverinfo": "skip", "mode": "text", "r": [2.05], "text": ["water"], "textfont": {"color": "white", "family": "Times New Roman", "size": 9}, "theta": [-252.9], "type": "scatterpolar"}, {"hoverinfo": "skip", "line": {"width": 0}, "mode": "text", "r": [1.7, 1.7, 1.7, 1.7, 1.7, 1.7, 1.7, 1.7, 1.7, 1.7, 1.7, 1.7, 1.7, 1.7, 1.7, 1.7, 1.7], "text": ["S", "O", "C", "I", "A", "L", " ", "F", "O", "U", "N", "D", "A", "T", "I", "O", "N"], "textfont": {"color": "white", "family": "Times New Roman", "size": 8}, "theta": [210.0, 217.5, 225.0, 232.5, 240.0, 247.5, 255.0, 262.5, 270.0, 277.5, 285.0, 292.5, 300.0, 307.5, 315.0, 322.5, 330.0], "type": "scatterpolar"}, {"hoverinfo": "skip", "line": {"width": 0}, "mode": "text", "r": [2.3, 2.3, 2.3, 2.3, 2.3, 2.3, 2.3, 2.3, 2.3, 2.3, 2.3, 2.3, 2.3, 2.3, 2.3, 2.3, 2.3, 2.3], "text": ["E", "C", "O", "L", "O", "G", "I", "C", "A", "L", " ", "C", "E", "I", "L", "I", "N", "G"], "textfont": {"color": "white", "family": "Times New Roman", "size": 8}, "theta": [150.0, 142.9, 135.9, 128.8, 121.8, 114.7, 107.6, 100.6, 93.53, 86.47, 79.41, 72.35, 65.29, 58.24, 51.18, 44.12, 37.06, 30.0], "type": "scatterpolar"}], "layout": {"height": 900, "hoverlabel": {"bgcolor": "white", "bordercolor": "black", "font": {"color": "black"}}, "margin": {"b": 0, "l": 0, "r": 0, "t": 0}, "paper_bgcolor": "white", "plot_bgcolor": "white", "polar": {"angularaxis": {"showgrid": false, "showline": false, "visible": false}, "bgcolor": "white", "radialaxis": {"range": [0, 4.83], "showgrid": false, "showline": false, "visible": false}}, "showlegend": false, "width": 900}}
